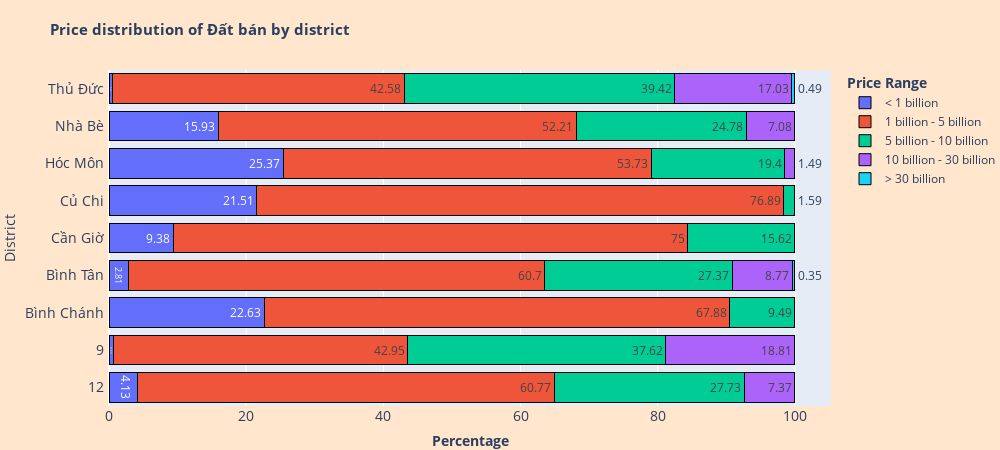

Source (notebook cell):
### Markdown cell above
#### **Đất bán:**

### Code cell
Price_distribution_of_type('Đất bán')

### Figure 1 — Plotly figure (JSON) as saved in the notebook; plotly's stock layout.template omitted (floating-point values rounded to 4 significant figures)
{"data": [{"alignmentgroup": "True", "hovertemplate": "%{text} (%) of <b>Đất bán</b> in %{y} have price in range %{fullData.name}", "legendgroup": "< 1 billion", "marker": {"color": "#636efa", "line": {"color": "black", "width": 1}, "pattern": {"shape": ""}}, "name": "< 1 billion", "offsetgroup": "< 1 billion", "orientation": "h", "showlegend": true, "text": [4.13, 0.63, 22.63, 2.81, 9.38, 21.51, 25.37, 15.93, 0.49], "textposition": "auto", "type": "bar", "x": [4.13, 0.63, 22.63, 2.81, 9.38, 21.51, 25.37, 15.93, 0.49], "xaxis": "x", "y": ["12", "9", "Bình Chánh", "Bình Tân", "Cần Giờ", "Củ Chi", "Hóc Môn", "Nhà Bè", "Thủ Đức"], "yaxis": "y"}, {"alignmentgroup": "True", "hovertemplate": "%{text} (%) of <b>Đất bán</b> in %{y} have price in range %{fullData.name}", "legendgroup": "1 billion - 5 billion", "marker": {"color": "#EF553B", "line": {"color": "black", "width": 1}, "pattern": {"shape": ""}}, "name": "1 billion - 5 billion", "offsetgroup": "1 billion - 5 billion", "orientation": "h", "showlegend": true, "text": [60.77, 42.95, 67.88, 60.7, 75, 76.89, 53.73, 52.21, 42.58], "textposition": "auto", "type": "bar", "x": [60.77, 42.95, 67.88, 60.7, 75, 76.89, 53.73, 52.21, 42.58], "xaxis": "x", "y": ["12", "9", "Bình Chánh", "Bình Tân", "Cần Giờ", "Củ Chi", "Hóc Môn", "Nhà Bè", "Thủ Đức"], "yaxis": "y"}, {"alignmentgroup": "True", "hovertemplate": "%{text} (%) of <b>Đất bán</b> in %{y} have price in range %{fullData.name}", "legendgroup": "5 billion - 10 billion", "marker": {"color": "#00cc96", "line": {"color": "black", "width": 1}, "pattern": {"shape": ""}}, "name": "5 billion - 10 billion", "offsetgroup": "5 billion - 10 billion", "orientation": "h", "showlegend": true, "text": [27.73, 37.62, 9.49, 27.37, 15.62, 1.59, 19.4, 24.78, 39.42], "textposition": "auto", "type": "bar", "x": [27.73, 37.62, 9.49, 27.37, 15.62, 1.59, 19.4, 24.78, 39.42], "xaxis": "x", "y": ["12", "9", "Bình Chánh", "Bình Tân", "Cần Giờ", "Củ Chi", "Hóc Môn", "Nhà Bè", "Thủ Đức"], "yaxis": "y"}, {"alignmentgroup": "True", "hovertemplate": "%{text} (%) of <b>Đất bán</b> in %{y} have price in range %{fullData.name}", "legendgroup": "10 billion - 30 billion", "marker": {"color": "#ab63fa", "line": {"color": "black", "width": 1}, "pattern": {"shape": ""}}, "name": "10 billion - 30 billion", "offsetgroup": "10 billion - 30 billion", "orientation": "h", "showlegend": true, "text": [7.37, 18.81, 8.77, 1.49, 7.08, 17.03], "textposition": "auto", "type": "bar", "x": [7.37, 18.81, 8.77, 1.49, 7.08, 17.03], "xaxis": "x", "y": ["12", "9", "Bình Tân", "Hóc Môn", "Nhà Bè", "Thủ Đức"], "yaxis": "y"}, {"alignmentgroup": "True", "hovertemplate": "%{text} (%) of <b>Đất bán</b> in %{y} have price in range %{fullData.name}", "legendgroup": "> 30 billion", "marker": {"color": "#19d3f3", "line": {"color": "black", "width": 1}, "pattern": {"shape": ""}}, "name": "> 30 billion", "offsetgroup": "> 30 billion", "orientation": "h", "showlegend": true, "text": [0.35, 0.49], "textposition": "auto", "type": "bar", "x": [0.35, 0.49], "xaxis": "x", "y": ["Bình Tân", "Thủ Đức"], "yaxis": "y"}], "layout": {"barmode": "stack", "height": 450, "legend": {"title": {"text": "<b>Price Range</b>"}, "tracegroupgap": 0}, "margin": {"b": 0, "l": 20, "r": 30, "t": 70}, "paper_bgcolor": "#ffe6cc", "title": {"font": {"size": 15}, "text": "<b>Price distribution of Đất bán by district</b>"}, "width": 1000, "xaxis": {"anchor": "y", "domain": [0, 1], "tickfont": {"size": 14}, "title": {"text": "<b>Percentage</b>"}}, "yaxis": {"anchor": "x", "domain": [0, 1], "tickfont": {"size": 14}, "ticksuffix": " ", "title": {"text": "District"}}}}
